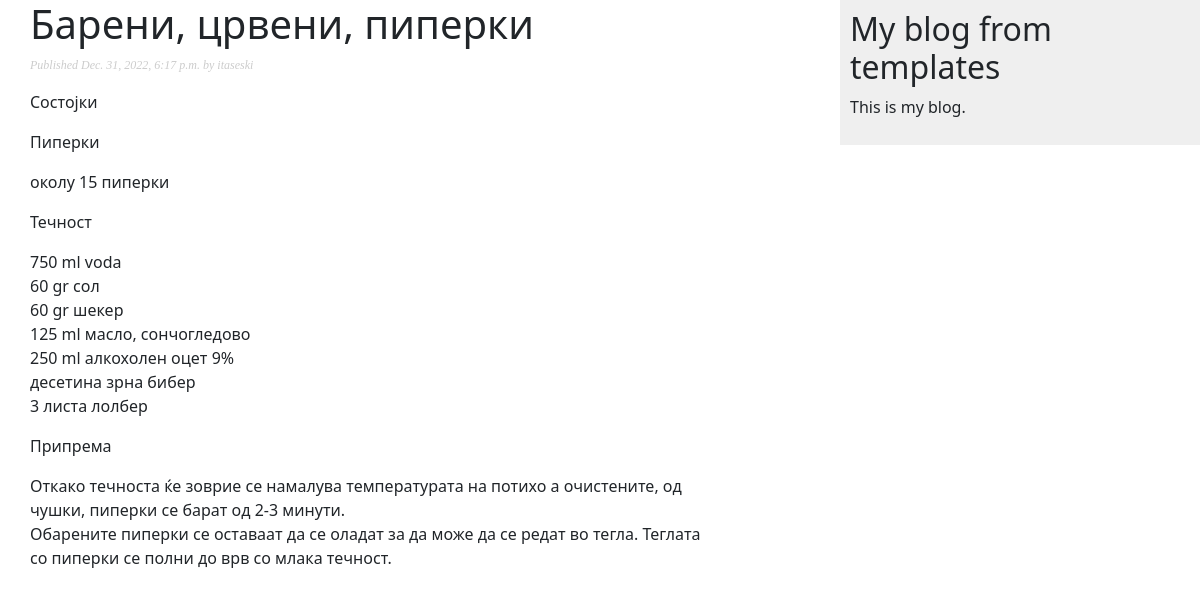
Page /2022/12/31/bareni-crveni-piperki/ on the committed database.
### blog/models.py (models this page shows, shortened)
class Post(models.Model):
    class Status(models.TextChoices):
        DRAFT = 'DF', 'Draft'
        PUBLISHED = 'PB', 'Published'
    title = models.CharField(max_length=256)
    slug = models.SlugField(max_length=250, unique_for_date='publish')
    author = models.ForeignKey(User,
                               on_delete=models.CASCADE,
                               related_name='blog_posts')
    content = models.TextField(blank=True)
    publish = models.DateTimeField(default=timezone.now)
    created = models.DateTimeField(auto_now_add=True)
    updated = models.DateTimeField(auto_now=True)
    status = models.CharField(max_length=2,
                              choices=Status.choices,
                              default=Status.DRAFT)
    objects = models.Manager() # The default manager.
    published = PublishedManager() # Our custom manager.
    class Meta:
        ordering = ['-publish']
        indexes = [
            models.Index(fields=['-publish']),
        ] # Note: Index ordering is not supported on MySQL

### blog/views.py (the view)
# urls.py: path('<int:year>/<int:month>/<int:day>/<slug:post>/', views.post_detail, name='post_detail'),
def post_detail(request, year, month, day, post):
    post = get_object_or_404(Post,
                             status=Post.Status.PUBLISHED,
                             slug=post,
                             publish__year=year,
                             publish__month=month,
                             publish__day=day)
    context = {
        'post': post
    }
    return render(request, 'blog/post/detail.html', context)

### templates/blog/post/detail.html (shortened to what this page needs)
{% extends "blog/base.html" %}
{% block content %}
  <h1>{{ post.title }}</h1>
  <p class="date">
    Published {{ post.publish }} by {{ post.author }}
  </p>
  {{ post.content|safe|linebreaks }}
{% endblock %}

### blog/static/css/blog.css (style rules this page uses)
p.date { color:#ccc; font-family: georgia, serif; font-size: 12px; font-style: italic; }

### rows in the picture
Post: publish "Dec. 31, 2022, 6:17 p.m.", author "itaseski", content "Состојки Пиперки околу 15 пиперки Течност 750 ml voda 60 gr сол 60 gr шекер 125 ml масло, сончогледово 250 ml алкохолен оцет 9% десетина зрна бибер 3 листа лолбер Припрема Откако течноста ќе зоврие се намалува температурата на потихо а очистените, од чушки, пиперки се барат од 2-3 минути. Обарените пиперки се оставаат да се оладат за да може да се редат во тегла. Теглата со пиперки се полни до врв со млака течност."
